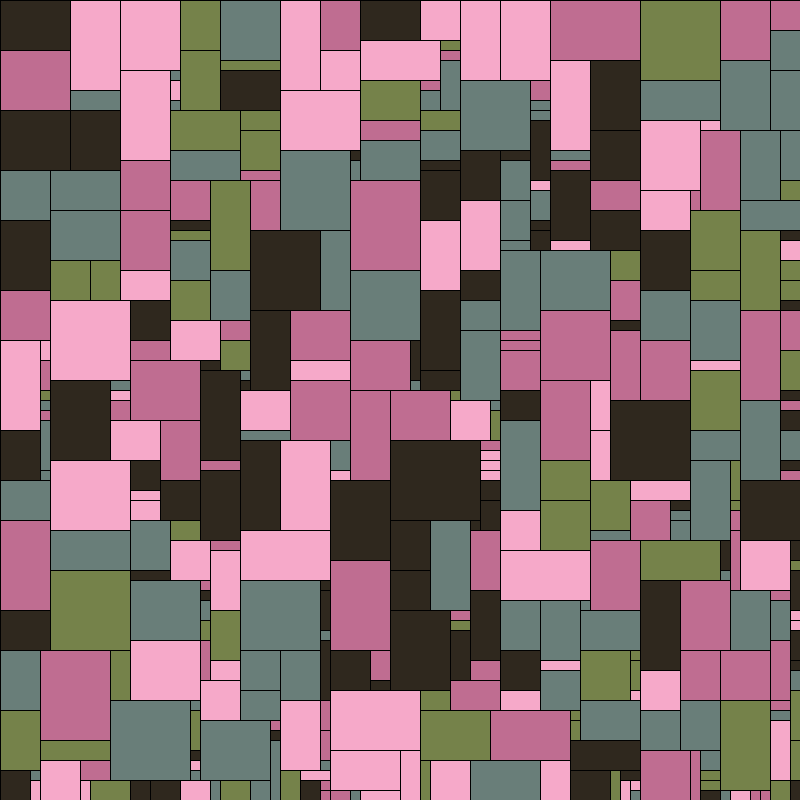
Frame 1 (no input)
Frame 2 (the mouse pressed at the canvas centre, redrawn once): identical to frame 1, image omitted

The Processing sketch that drew this single still picture (run headless with seeded random() and noise(); the mouse was pressed at the canvas centre and the sketch redrawn once):

// Processing sketch: IrregularGridsPlayground
// ── IrregularGridsPlayground.pde
color[] palette;
int MAX_TILE_WIDTH = 10;
int MAX_TILE_HEIGHT = 10;
Board board;

void setup() {  
  palette = new color[5];
  palette[0] = #75824A;
  palette[1] = #F6A9C9;
  palette[2] = #BF6D91;
  palette[3] = #697E79;
  palette[4] = #2F281E;
  
  board = new Board(0, 0, 80, 80, 10);
  board.fillBoard();
  size(800, 800);
  noLoop();
}

void draw() {
  background(255);
  board.render();
}

boolean isPixelOccupied(int x, int y) {
  loadPixels();
  int addr = x + y * width;
  color col = pixels[addr];
  if (red(col) == 255 && green(col) == 255 && blue(col) == 255)
    return false;
  return true;
}

boolean isRectOccupied(int x, int y, int w, int h) {
  for (int r = y; r < y + h; r++) {
    for (int c = x; c < x + w; c++) {
      if (isPixelOccupied(c, r)) 
        return true;
    }
  }
  return false;
}

class Tile {
  int x, y;
  float tileSize;
  
  Tile (int x, int y, float ts) {
    this.x = x;
    this.y = y;
    this.tileSize = ts;
  }
}

class TileRect {
  float x, y;
  int w, h;
  color c;
  float tileSize;
  
  TileRect(float x, float y, int w, int h, color c, float tileSize) {
    this.x = x;
    this.y = y;
    this.w = w;
    this.h = h;
    this.tileSize = tileSize;
    this.c = c;
  }
  
  boolean place(Tile[][] b) {
    if (checkIsValid(b)) {
        for (float cx = x; cx < x + w; cx++) {
            for (float cy = y; cy < y + h; cy++) {
                b[(int)cy][(int)cx] = new Tile((int)cx, (int)cy, tileSize);
            }    
        }
        return true;
    }
    return false;
  }

  boolean checkIsValid(Tile[][] b) {
    if (x + w > b[0].length) {
      return false;
    }
    if (y + h > b.length) {
      return false;
    }
    for (int cx = (int) x; cx < x + w; cx++) {
      for (int cy = (int) y; cy < y + h; cy++) {
        if (b[cy][cx] != null) {
          return false; 
        }
      }    
    }    
    return true;     
  }
  
  void render() {
    float lX = x * tileSize;
    float lY = y * tileSize;
    float lW = w * tileSize;
    float lH = h * tileSize;
    fill(this.c);
    rect(lX, lY, lW, lH);
  }
}

class Board {
  float x, y;
  int rows;
  int cols;
  float tileSize;
  Tile[][] board;
  ArrayList<TileRect> rects = new ArrayList<TileRect>();

  Board(float x, float y, int r, int c, float tileSize) {
    this.x = x;
    this.y = y;    
    rows = r;
    cols = c;
    board = new Tile[rows][cols];  
    this.tileSize = tileSize;
  }

  TileRect tryPlaceTile(int startX, int startY, int startWidth, int startHeight) {
    TileRect tr = new TileRect(startX, startY, startWidth, startHeight,  palette[(int) random(0, 4.9999)], tileSize);  
       while (startWidth > 0 && startHeight > 0) {
          if (tr.checkIsValid(board)) {
              tr.place(board);
              return tr;
          }
          // Decrement the width and height to check for smaller tile sizes.
          if (startWidth > 1) startWidth--;
          if (startHeight > 1) startHeight--;
          tr.w = startWidth;
          tr.h = startHeight;
      }
      return null;  // No valid placement was found.
  }


  void render() {
    for (TileRect tr : rects) {
      tr.render();
    }
  }
  void fillBoard() {
    for (int ty = 0; ty < board.length; ty++) {
      for (int tx = 0; tx < board[ty].length; tx++) {
        if (board[ty][tx] == null) {            
          TileRect tr = tryPlaceTile(tx, ty, (int)random(4, MAX_TILE_WIDTH), (int)random(4, MAX_TILE_HEIGHT));
          if (tr != null) {
            rects.add(tr);                  
          }         
        }    
      }
    }     
  }
}
